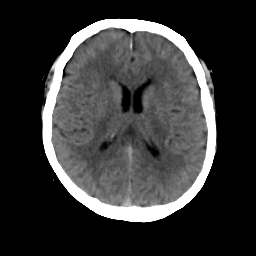
#> input picture lab4/ct.png, 256 x 256 px
$ jupyter execute aim3.ipynb
#> lines starting #> are read from the running program, lines starting #| are printed output that depends on the picture
# Histogram Matching Implementation

This notebook demonstrates how to transform a source image (e.g., CT) so that its cumulative histogram matches that of a reference image (e.g., MRI).

[cell 1]
import cv2
import numpy as np
import matplotlib.pyplot as plt

### Image Loading and Preprocessing
Loading the images in grayscale and resizing them to a standard 512x512 resolution.

[cell 2]
# Step 1: Read the source and reference images
source_img = cv2.imread('ct.png', cv2.IMREAD_GRAYSCALE)  # Image to be transformed
#> source_img is the input picture: shape (256, 256); min 0, max 255, mean 54.2
reference_img = cv2.imread('mri.png', cv2.IMREAD_GRAYSCALE)  # Image to match
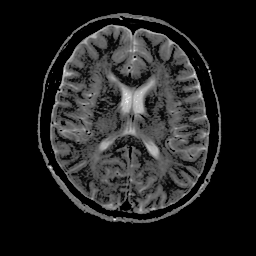
#> input picture lab4/mri.png, 256 x 256 px
#> reference_img is the input picture: shape (256, 256); min 0, max 255, mean 32.6

source_img = cv2.resize(source_img, (512, 512))
#> source_img: shape (512, 512)
reference_img = cv2.resize(reference_img, (512, 512))
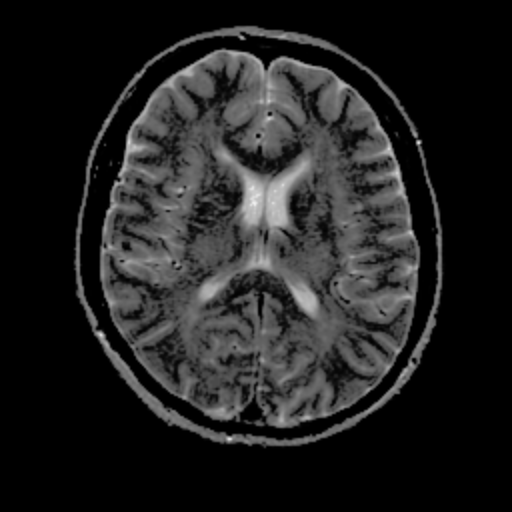
#> reference_img: shape (512, 512); min 0, max 239, mean 32.6

# Step 2: Flatten images
source_flat = source_img.ravel()
reference_flat = reference_img.ravel()

### CDF Calculation and Lookup Table Generation
Computing the normalized Cumulative Distribution Function (CDF) and creating a mapping between the source and reference intensity levels.

[cell 3]
# Step 3: Compute histogram and cumulative distribution function (CDF)
def cdf_hist(img_flat):
    hist, bins = np.histogram(img_flat, bins=256, range=[0,256])
#> hist = 256 values, max 145582 at index 0, min 20 at index 183, mean 1024; bins = 257 values from 0 to 256
    cdf = hist.cumsum()  # cumulative sum
#> cdf = 256 values from 145582 to 262144
    cdf_normalized = cdf * 255 / cdf[-1]  # normalize to [0,255]
#> cdf_normalized = 256 values from 141.6 to 255
    return cdf_normalized

cdf_source = cdf_hist(source_flat)
#> cdf_source = 256 values from 141.6 to 255
cdf_reference = cdf_hist(reference_flat)
#> cdf_reference = 256 values from 147.2 to 255

# Step 4: Create a lookup table to match the source to reference
lookup_table = np.zeros(256, dtype=np.uint8)
for i in range(256):
    diff = np.abs(cdf_source[i] - cdf_reference)
    lookup_table[i] = np.argmin(diff)
#> after the loop, lookup_table = 256 values from 0 to 239

### Applying Mapping and Visualization
Applying the Look-Up Table (LUT) to the source image and plotting the comparative results.

[cell 4]
# Step 5: Apply the mapping to the source image
matched_img = cv2.LUT(source_img, lookup_table)
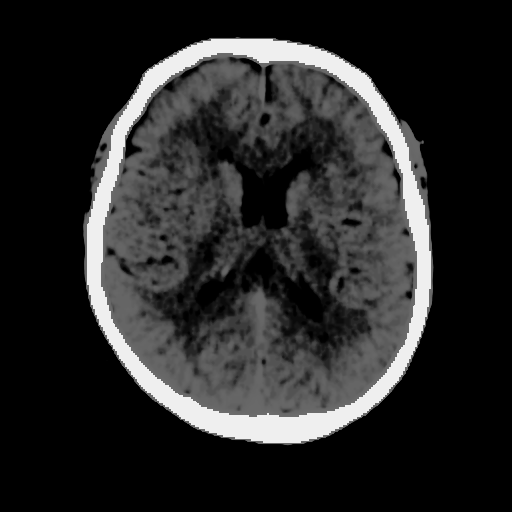
#> matched_img: shape (512, 512); min 0, max 239, mean 40.4

# Step 6: Plot the images
plt.figure(figsize=(12,6))
plt.subplot(1,3,1)
plt.title('Source Image')
plt.imshow(source_img, cmap='gray')
plt.axis('off')

plt.subplot(1,3,2)
plt.title('Reference Image')
plt.imshow(reference_img, cmap='gray')
plt.axis('off')

plt.subplot(1,3,3)
plt.title('Histogram Matched Image')
plt.imshow(matched_img, cmap='gray')
plt.axis('off')

plt.show()
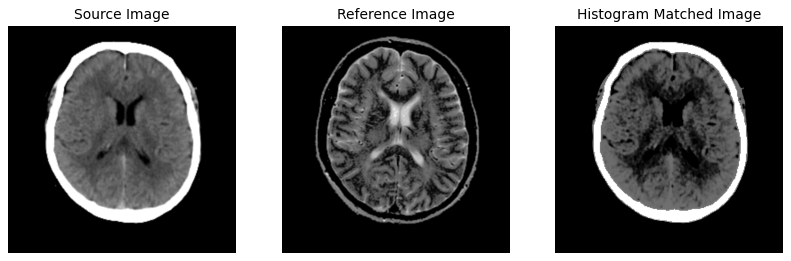
#> figure drawn by matplotlib, 3 panels
